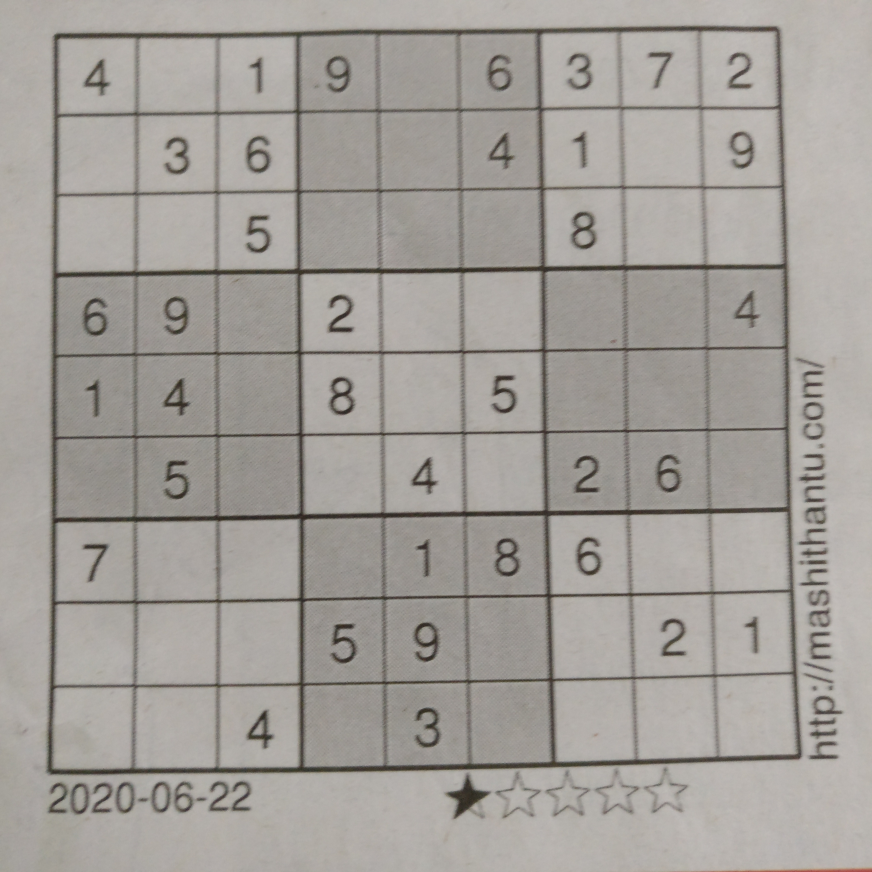
#> input picture test/img_test_1/test_onestar_1.jpg, 3488 x 3488 px, found by its file name (shown at 1/4 size)
$ jupyter execute --allow-errors pysudoku_tessocr.ipynb   (shell and % lines are left out)
#> lines starting #> are read from the running program, lines starting #| are printed output that depends on the picture; after the words box and inside, x2 and y2 are one past the last pixel; in counts of white or black regions, pixels touching at a corner belong together
**Solving Sudoku Puzzle Using Pytesseract and Pysudoku**

The **classic sudoku** is a number placing puzzle game with a grid of **9 rows and 9 columns**, partly filled with **numbers 1..9** . We have to fill up the remaining positions such that each **row, columns and 3x3 sub grids** contains numbers 1..9, **without any repeatation**.

Here our **input** is an **image of sudoku** puzzle and we need to produce a corresponding **output image** by filling the remaining positions of the input with **valid** digits. The pipeline for the **solution** consists of the following steps.

* Preprocess the input image and remove the background
* Crop subregions containing digits from the grid
* Predict numbers from image crops using pytesseract ocr
* Predict the solution using py-sudoku module
* Plot the resuts on the input image

[cell 1]
# Install pysudoku and pytesseract

[cell 2]
# Imports and libraries
import os,cv2
import numpy as np
import imutils
import pytesseract
from sudoku import Sudoku

import matplotlib.pyplot as plt
from skimage.segmentation import clear_border
from imutils.perspective import four_point_transform

**Preprocess And Remove Background**

Crop, transform and save the **smallest square** region containing the **puzzle**

[cell 3]
# Read the input sudoku image
img =  cv2.imread("test_onestar_1.jpg")
#> img is the input picture: shape (3488, 3488, 3); mean B, G, R 153.1, 158.2, 162.4

# Preprocess the input image and apply adaptive thresholding
img = cv2.resize(img,(1026,1026))
#> img: shape (1026, 1026, 3)
imgray = cv2.cvtColor(img, cv2.COLOR_BGR2GRAY)
imgray =  cv2.GaussianBlur(imgray,(11,11),0)
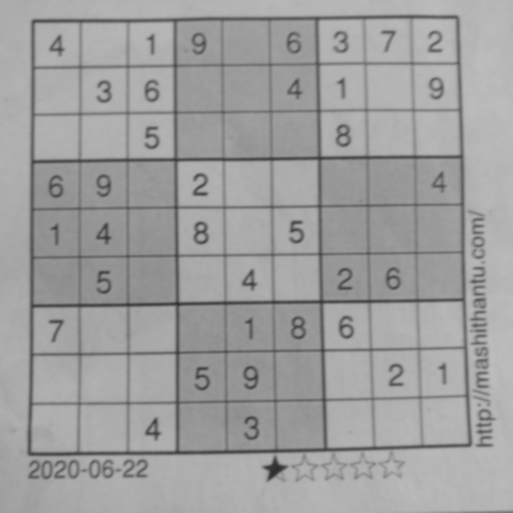
#> imgray: shape (1026, 1026) (shown at 1/2 size); min 46, max 189, mean 158.7
thresh = cv2.adaptiveThreshold(imgray, 255, cv2.ADAPTIVE_THRESH_GAUSSIAN_C,cv2.THRESH_BINARY_INV,5,2)
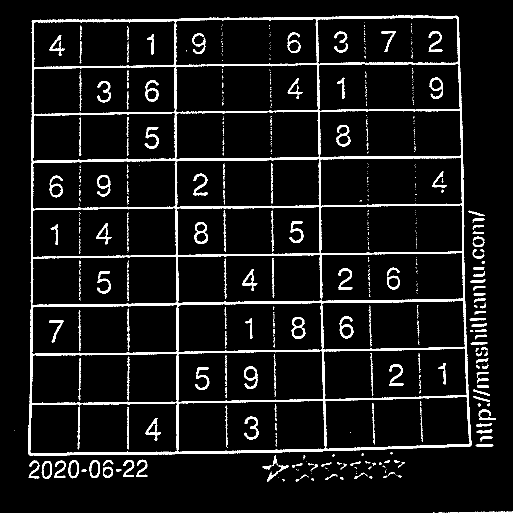
#> thresh: shape (1026, 1026) (shown at 1/2 size); 7.1% white; 662 white regions (476 under 20 px), largest, box (x1, y1, x2, y2) and area: (56, 31, 943, 911) 47403, (388, 444, 416, 488) 483, (679, 632, 707, 677) 467

# Connect the broken grid lines on the threshold image using dilation
kernel = np.array([0,1,0,1,1,1,0,1,0],dtype=np.uint8).reshape(3,3)
thresh = cv2.dilate(thresh, kernel,iterations = 2)
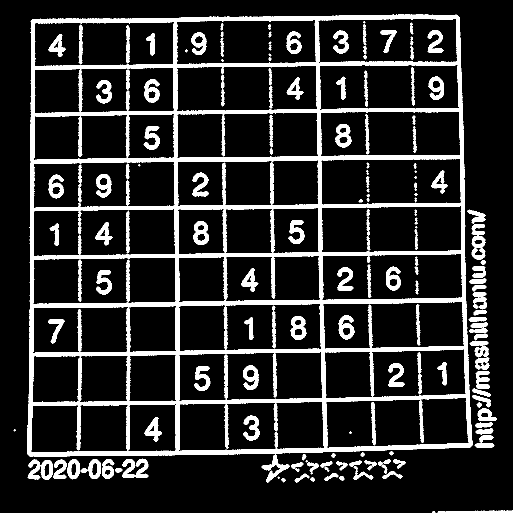
#> thresh: shape (1026, 1026) (shown at 1/2 size); 15.4% white; 175 white regions (11 under 20 px)
cv2.imwrite('thresh.jpg', thresh)

# Find contours in the thresholded image and sort them by size in descending order
cnts = cv2.findContours(thresh.copy(), cv2.RETR_EXTERNAL, cv2.CHAIN_APPROX_SIMPLE)
#> cnts = 70 contours, 4 with area under 20; largest, box (x1, y1, x2, y2) and area: (54, 29, 945, 913) 758465, (523, 909, 579, 965) 797, (177, 918, 202, 958) 765, (134, 918, 160, 959) 755, (81, 920, 106, 960) 746
cnts = imutils.grab_contours(cnts)
cnts = sorted(cnts, key=cv2.contourArea, reverse=True)

# Find the largest quadrilateral contour with the help of polygonal approximation
puzz_cntr = None
for c in cnts:
  peri = cv2.arcLength(c, True)
  approx = cv2.approxPolyDP(c, 0.1 * peri, True)

  if len(approx) == 4:
    puzz_cntr = approx
    break
#> this loop made 1 pass
#> (peri, puzz_cntr) on pass 1: (3775.3, [[914, 30], [62, 41], [59, 912], [944, 890]])

# Apply four point perspective transform and get the warped images
out_gry=four_point_transform(img, puzz_cntr.reshape(4, 2))
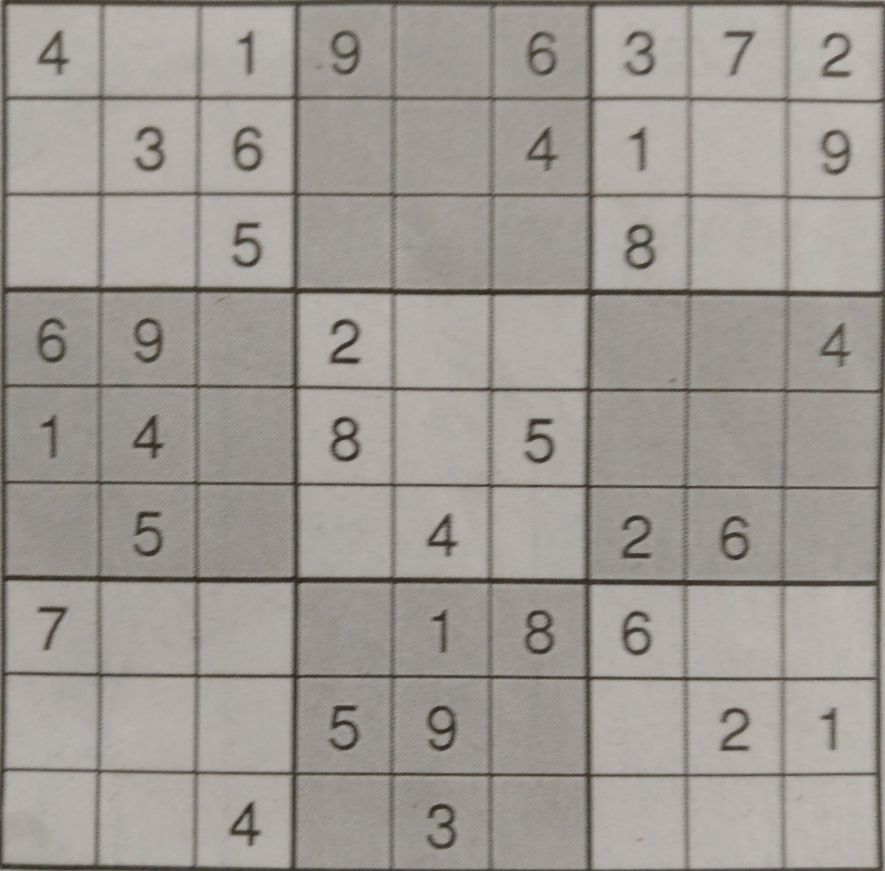
#> out_gry: shape (871, 885, 3); mean B, G, R 148.2, 153.3, 157.5
out_bin=four_point_transform(thresh, puzz_cntr.reshape(4, 2))

# Dilate the image to fill the cracks
kernel = np.array([0,1,0,1,1,1,0,1,0],dtype=np.uint8).reshape(3,3)
out_bin = cv2.dilate(out_bin, kernel,iterations = 1)
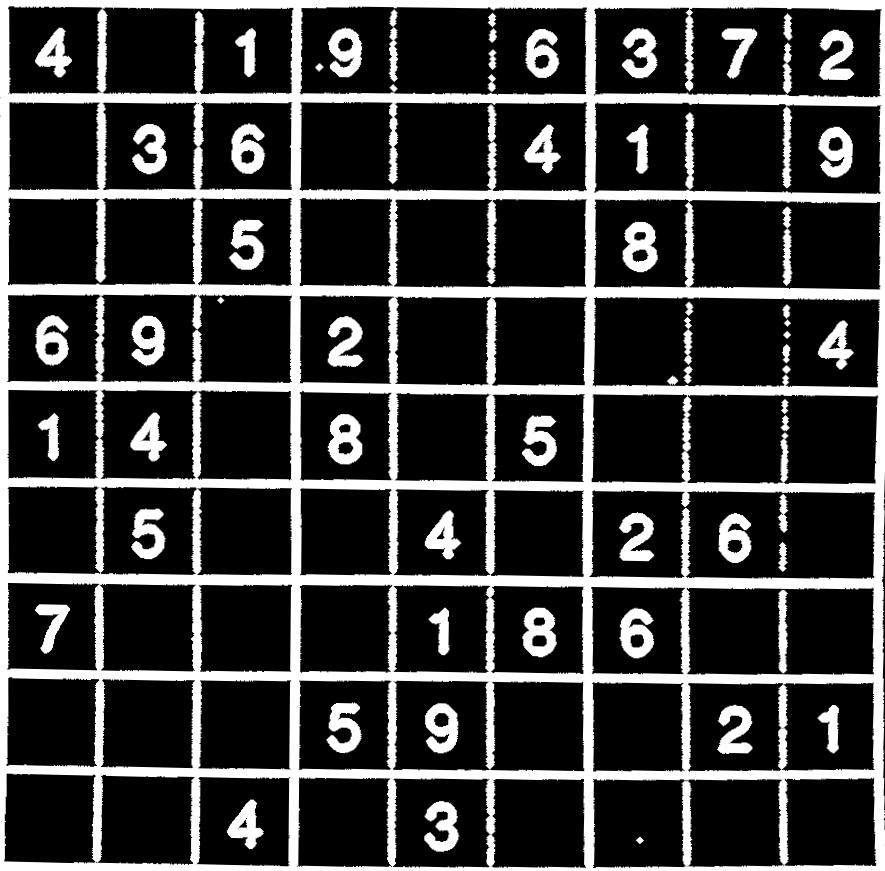
#> out_bin: shape (871, 885); min 0, max 255, mean 58.3

# Resize the binary and grayscale images
out_bin=cv2.resize(out_bin,(1026,1026))
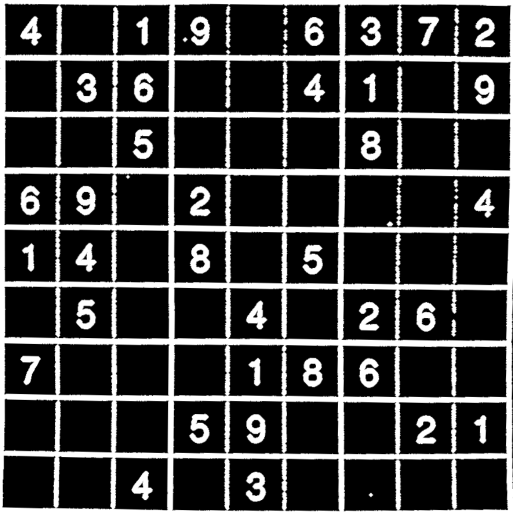
#> out_bin: shape (1026, 1026) (shown at 1/2 size); min 0, max 255, mean 58.3
out_gry=cv2.resize(out_gry,(1026,1026))
#> out_gry: shape (1026, 1026, 3)

# Save the binary and grayscale outputs
cv2.imwrite('puzzle.jpg', out_gry)
cv2.imwrite('puzzle_bin.jpg', out_bin)

# Show the grayscale output image
plt.imshow(out_gry)

**Crop ROI Cells**

Here, we only use the previous **cropped grayscale image** for further processing.

* Divide the images into **9 rows and 9 columns** roughly along the grid patterns, such that each **cell** containig the digits have **same size**.

* For each such cell in the image we apply apply **automatic thresholding** with the help of **otsu binarization**.
* Now, we need to **clear** all the unncesaary **connected border lines** that touch the cell borders.
* Finally, **save** these entire batch(81) of images as **numpy array**, in order and **plot** the results.

[cell 4]
# Get cell size for square blocks
imgheight=out_bin.shape[0]
#> imgheight = 1026
imgwidth=out_bin.shape[1]
#> imgwidth = 1026
H,W = imgheight//9, imgwidth//9
#> H = 114; W = 114

# For each cell, crop the roi and append to list
sudokus=[]
for y in range(0,imgheight,H):
    for x in range(0, imgwidth, W):
        y1 = y + H
        x1 = x + W
        cell_gry = cv2.cvtColor(out_gry[y:y+H,x:x+W], cv2.COLOR_BGR2GRAY)
        cell_thresh = cv2.threshold(cell_gry, 0, 255, cv2.THRESH_BINARY_INV | cv2.THRESH_OTSU)[1]
        cell_thresh = clear_border(cell_thresh)

        sudokus.append(cell_thresh)
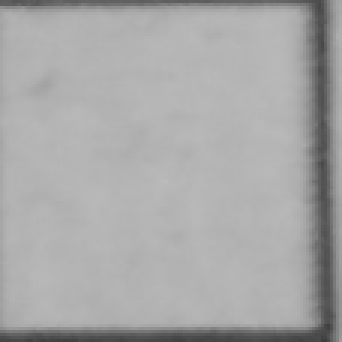
#> cell_gry: shape (114, 114) (shown 3 times larger); min 61, max 187, mean 167.9
#> after the loop, sudokus = 81 items

# Create a numpy array with 81 images from list
sudoku_images=np.uint8(sudokus)

# Plot the images using matplotlib
fig=plt.figure(figsize=(8, 8))
columns = 9
rows = 9
for i in range(1, columns*rows +1):
    img = sudoku_images[i-1]
    fig.add_subplot(rows, columns, i)
    plt.imshow(img.squeeze())
#> this loop made 81 passes
#> pass 1, `img = sudoku_images[i-1]`:
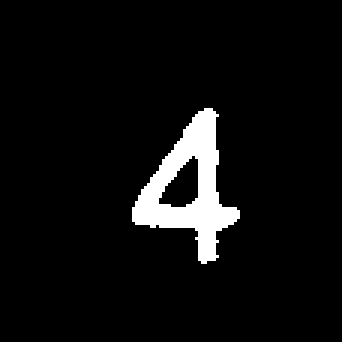
#> img: shape (114, 114) (shown 3 times larger); 5.7% white; 1 white region, box (x1, y1, x2, y2) and area: (44, 36, 80, 88) 735
plt.show()
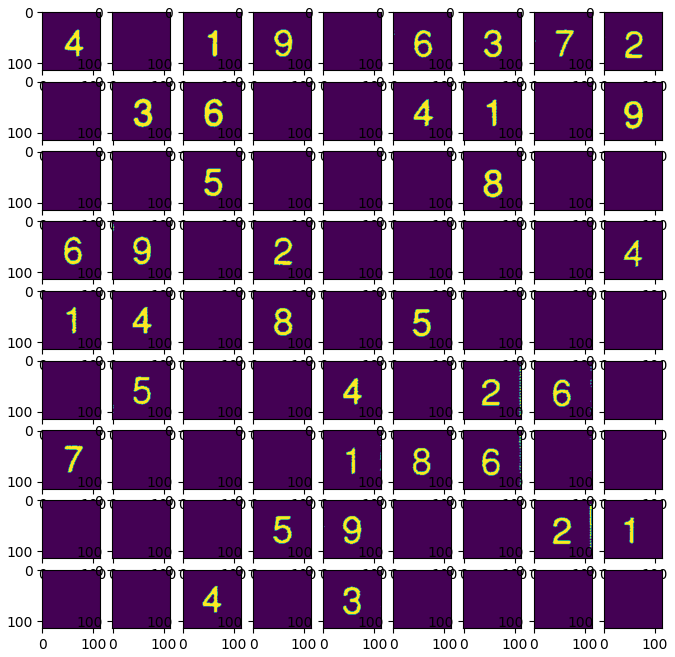
#> figure drawn by matplotlib, 81 panels

$ run again, with test/img_test_1/test_onestar_11.jpg copied over test/img_test_1/test_onestar_1.jpg
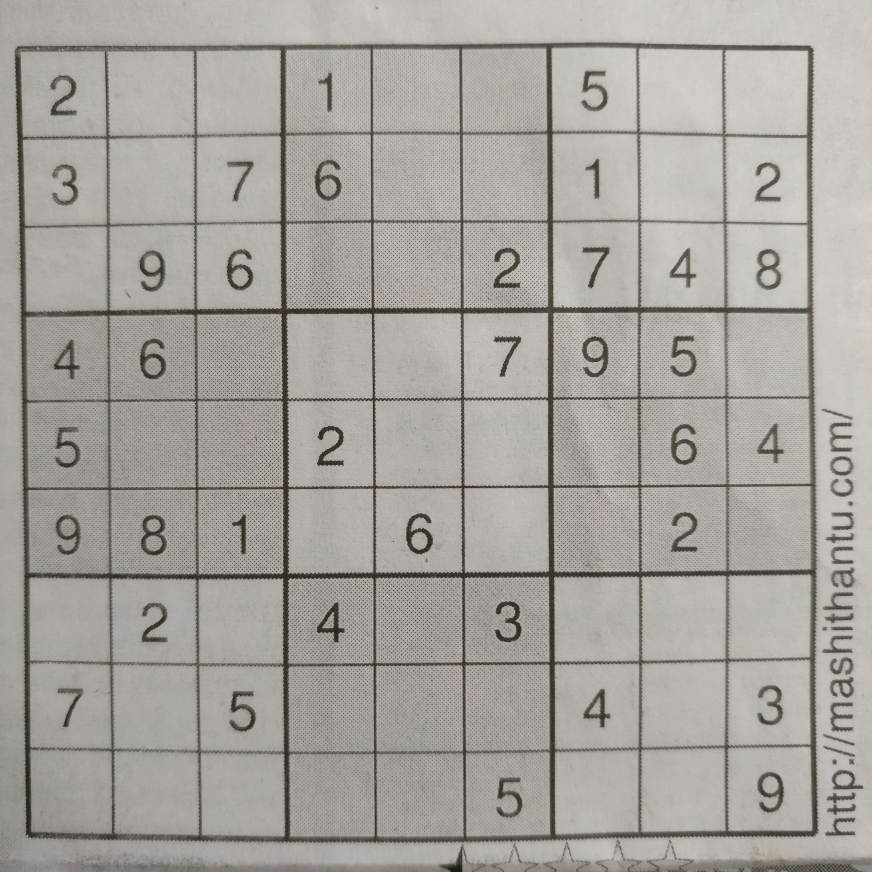
#> input picture test/img_test_1/test_onestar_11.jpg, 3488 x 3488 px, found by its file name (shown at 1/4 size)
#> img is the input picture: shape (3488, 3488, 3); mean B, G, R 158.2, 163, 167.4
#> `thresh = cv2.dilate(thresh, kernel,iterations = 2)`:
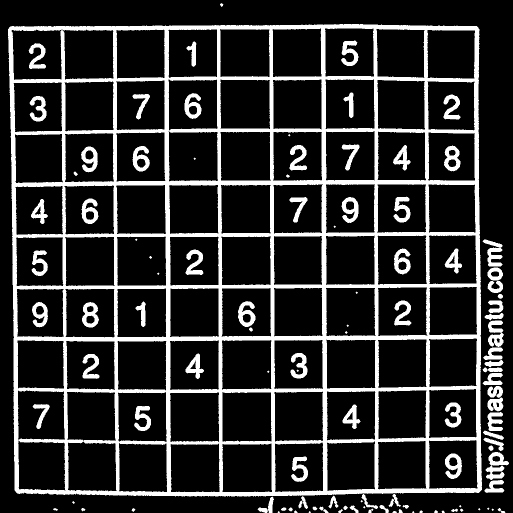
#> thresh: shape (1026, 1026) (shown at 1/2 size); 17.8% white; 114 white regions (20 under 20 px)
#> cnts = 63 contours, 15 with area under 20; largest, box (x1, y1, x2, y2) and area: (16, 48, 964, 993) 876385, (971, 904, 1018, 960) 1296, (976, 641, 1008, 694) 980, (965, 479, 1005, 533) 896, (975, 824, 1006, 862) 677
#> the loop `for c in cnts:` made 1 pass
#> (peri, puzz_cntr) on pass 1: (4026.9, [[953, 52], [18, 55], [34, 986], [963, 979]])
#> after the loop `for y in range(0,imgheight,H):`: sudokus = 81 items

$ run again, with test/img_test_1/test_onestar_12.jpg copied over test/img_test_1/test_onestar_1.jpg
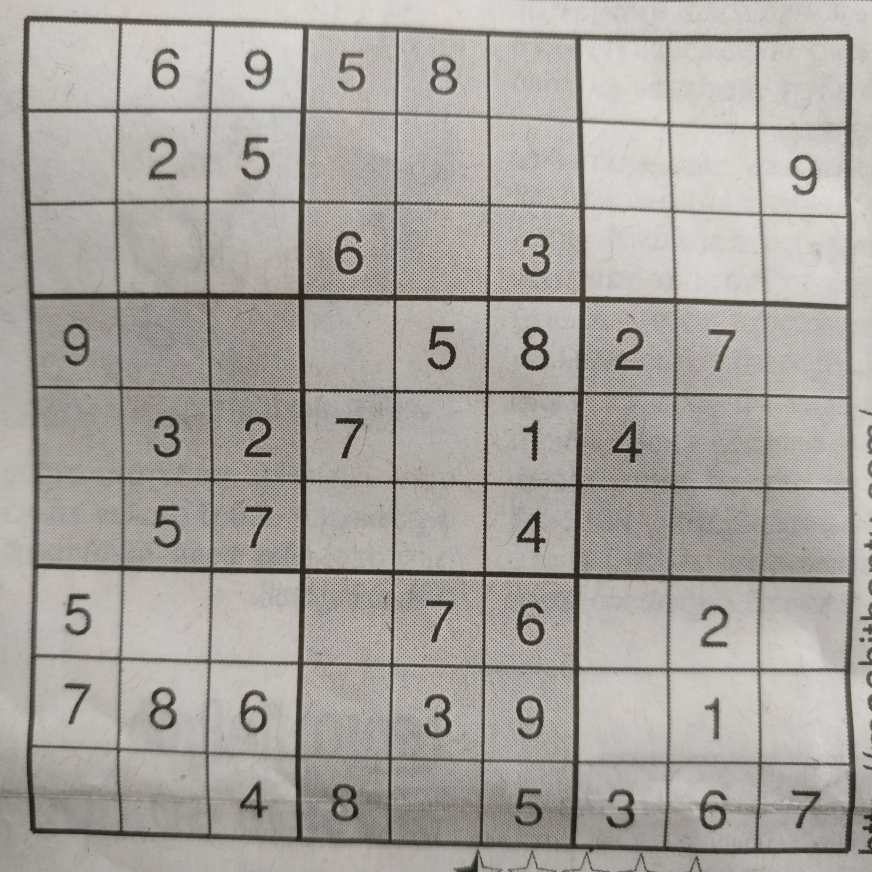
#> input picture test/img_test_1/test_onestar_12.jpg, 3488 x 3488 px, found by its file name (shown at 1/4 size)
#> img is the input picture: shape (3488, 3488, 3); mean B, G, R 159.6, 164.4, 168.5
#> cnts = 33 contours, 6 with area under 20; largest, box (x1, y1, x2, y2) and area: (25, 17, 1009, 1026) 937578, (684, 0, 858, 5) 498, (1009, 733, 1026, 758) 206, (1007, 760, 1026, 785) 196, (1008, 984, 1026, 1007) 184
#> the loop `for c in cnts:` made 1 pass
#> (peri, puzz_cntr) on pass 1: (4786.7, [[32, 17], [34, 977], [999, 1003], [1004, 44]])
#> after the loop `for y in range(0,imgheight,H):`: sudokus = 81 items
